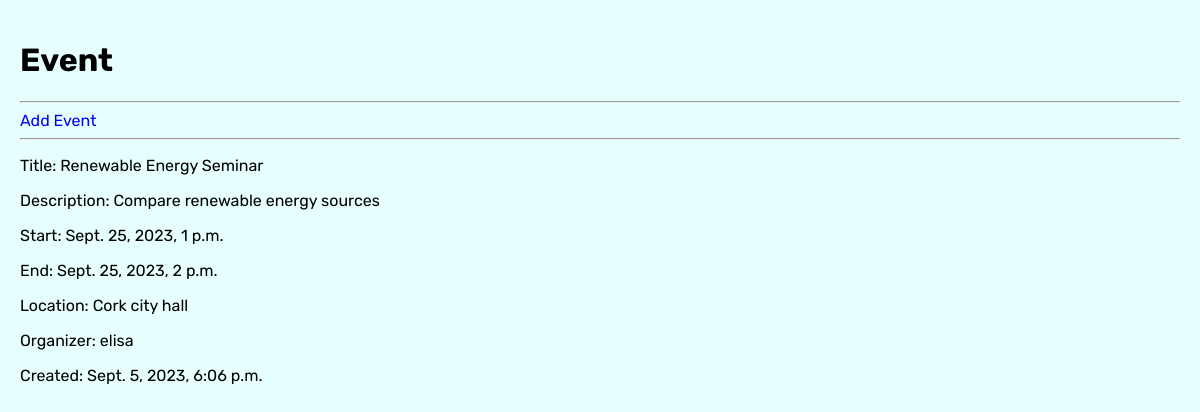
/event/2/, run on the app's committed database.
### ecoevents/models.py (models this page shows, shortened)
class Ecoevent(models.Model):
    organizer = models.ForeignKey(User, on_delete=models.CASCADE)
    title = models.CharField(max_length=200)
    description = models.TextField(max_length=500, blank=True, null=True)
    category = models.CharField(max_length=200)
    start_datetime = models.DateTimeField()
    end_datetime = models.DateTimeField()
    location = models.CharField(max_length=200)
    created_on = models.DateTimeField(auto_now_add=True)
    modified_on = models.DateTimeField(auto_now=True)
    class Meta:
        ordering = ['-created_on']

### ecoevents/views.py (the view)
# urls.py: path("event/<str:event_id>/", views.event, name="event"),
def event(request, event_id):
    event = Ecoevent.objects.get(pk=event_id)
    context = {"event": event}
    return render(request, "event.html", context)

### templates/event.html (shortened to what this page needs)
{% extends "base.html" %}
{% load static %}
{% block content %}
<h1>Event</h1>
<hr>
<a href="{% url 'create_event' %}">Add Event</a>
<hr>
<p>Title: {{ event.title}}</p>
<p>Description: {{ event.description }}</p>
<p>Start: {{ event.start_datetime }}</p>
<p>End: {{ event.end_datetime }}</p>
<p>Location: {{ event.location }}</p>
<p>Organizer: {{ event.organizer }}</p>
<p>Created: {{ event.created_on }}</p>
{%endblock%}

### static/css/style.css (style rules this page uses)
html { scroll-behavior: smooth; }
body { margin: 0; padding: 20px; list-style-type: none; box-sizing: border-box; height: 100vh; --main-color: #e7fefe; --secondary-color: #106751; --accent-color: #00a97c; font-family: "Bungee Shade ", cursive; font-family: "Rubik", sans-serif; background: var(--main-color); }
a { text-decoration: none; }
* { box-sizing: border-box; }

### data on the page
Ecoevent: title "Renewable Energy Seminar", description "Compare renewable energy sources", start_datetime "Sept. 25, 2023, 1 p.m.", end_datetime "Sept. 25, 2023, 2 p.m.", location "Cork city hall", organizer "elisa", created_on "Sept. 5, 2023, 6:06 p.m."
